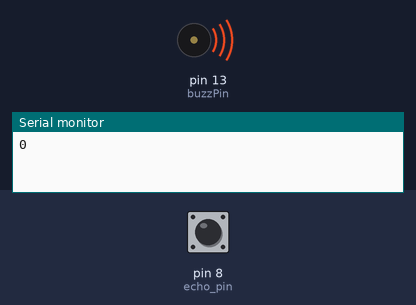
This sketch was run on a simulated Arduino Uno, built with avr-gcc and run on an emulated ATmega328P. On the bench: buzzer (waves = sounding), the last lines printed to the serial monitor. The test bench sets the inputs (shaded band); at power-on: pin 8 (echo_pin) LOW.

Above: at 1.2 s.
1.3 s: pin 8 (echo_pin) pulsed HIGH 2 times (0.12 s each, 0.3 s apart)
At 2.3 s:
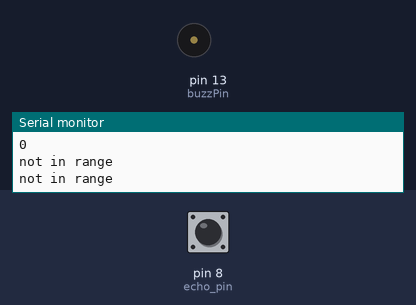
Timing chart, 0 to 4.3 s (numbered marks = the images above; inputs shaded):
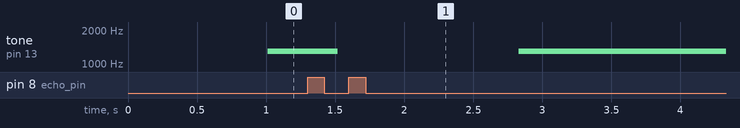

Measured:
- after the input at 1.3 s, tone on pin 13 (buzzPin): 1300 Hz → silent after 0.22 s, → 1300 Hz 1.3 s later

The sketch:

ultrasonic.ino
```cpp
int trig_pin = 10;
int echo_pin = 8;
int power_pin = 12, buzzPin = 13;
int time, distance;

void setup() {
  pinMode(trig_pin, OUTPUT);
  pinMode(echo_pin, INPUT);
  pinMode(power_pin, OUTPUT);
  digitalWrite(power_pin, HIGH);
  Serial.begin(9600);

}

void loop() {
  digitalWrite(trig_pin, HIGH);
  delay(10);
  digitalWrite(trig_pin, LOW);
  time = pulseIn(echo_pin, HIGH);
  distance = (time * 0.034)/2;

  if(distance>=0 && distance <= 90){
     Serial.println(distance);
     tone(buzzPin, 1300);
     delay(100);
  }
  else{
    Serial.println("not in range");
    delay(100);
    noTone(buzzPin);
    }
}
```
